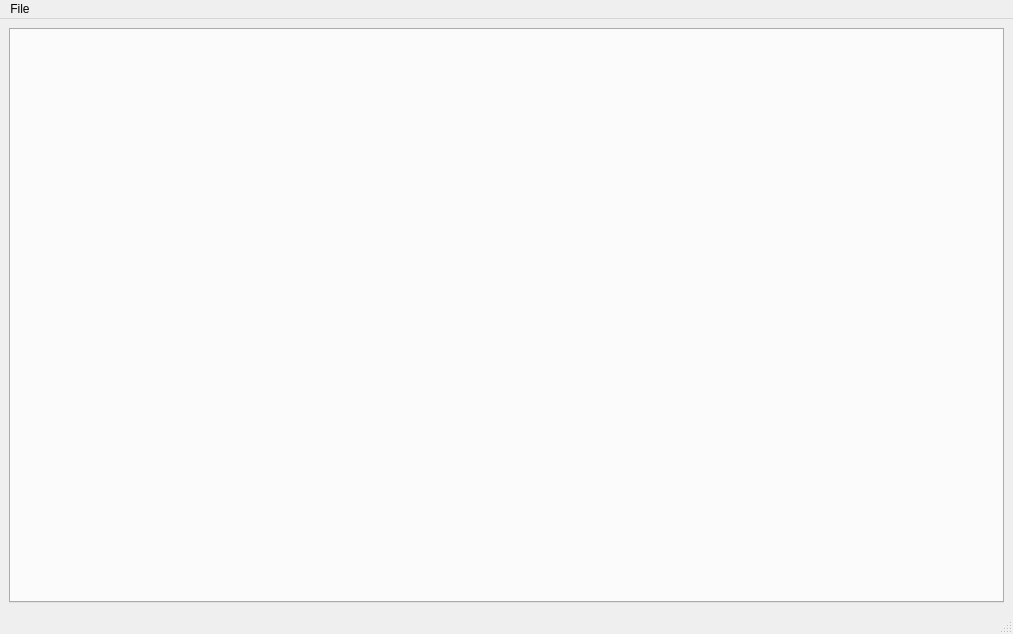
<?xml version="1.0" encoding="UTF-8"?>
<ui version="4.0">
 <class>MainWindow</class>
 <widget class="QMainWindow" name="MainWindow">
  <property name="geometry">
   <rect>
    <x>0</x>
    <y>0</y>
    <width>1013</width>
    <height>634</height>
   </rect>
  </property>
  <property name="windowTitle">
   <string>Terminal</string>
  </property>
  <widget class="QWidget" name="centralwidget">
   <layout class="QVBoxLayout" name="verticalLayout">
    <item>
     <layout class="QVBoxLayout" name="MW_VL">
      <item>
       <layout class="QHBoxLayout" name="MW_HL">
        <item>
         <widget class="QTabWidget" name="tabWidget">
          <property name="currentIndex">
           <number>-1</number>
          </property>
         </widget>
        </item>
       </layout>
      </item>
     </layout>
    </item>
   </layout>
  </widget>
  <widget class="QMenuBar" name="menubar">
   <property name="geometry">
    <rect>
     <x>0</x>
     <y>0</y>
     <width>1013</width>
     <height>26</height>
    </rect>
   </property>
   <widget class="QMenu" name="menuFile">
    <property name="title">
     <string>File</string>
    </property>
    <addaction name="actionSave_profile_as"/>
    <addaction name="actionLoad_profile"/>
   </widget>
   <addaction name="menuFile"/>
  </widget>
  <widget class="QStatusBar" name="statusbar"/>
  <action name="actionSave_profile_as">
   <property name="text">
    <string>Save profile as ...</string>
   </property>
  </action>
  <action name="actionLoad_profile">
   <property name="text">
    <string>Load profile</string>
   </property>
  </action>
 </widget>
 <resources/>
 <connections/>
</ui>
